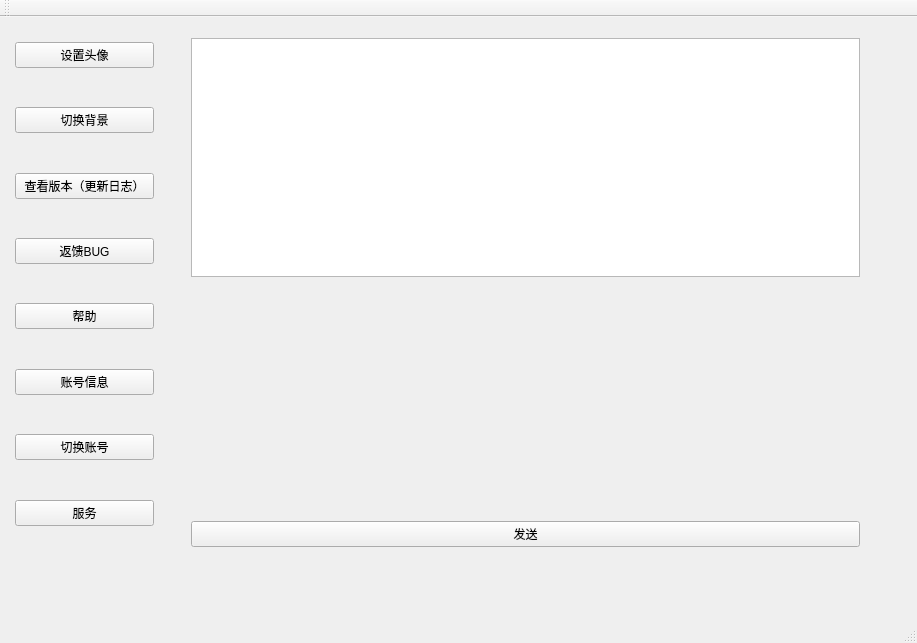
<?xml version="1.0" encoding="UTF-8"?>
<ui version="4.0">
 <class>MainWindow</class>
 <widget class="QMainWindow" name="MainWindow">
  <property name="geometry">
   <rect>
    <x>0</x>
    <y>0</y>
    <width>917</width>
    <height>643</height>
   </rect>
  </property>
  <property name="windowTitle">
   <string>MainWindow</string>
  </property>
  <property name="styleSheet">
   <string notr="true"/>
  </property>
  <property name="dockOptions">
   <set>QMainWindow::AllowTabbedDocks|QMainWindow::AnimatedDocks|QMainWindow::ForceTabbedDocks</set>
  </property>
  <widget class="QWidget" name="centralWidget">
   <widget class="QStackedWidget" name="stackedWidget">
    <property name="geometry">
     <rect>
      <x>180</x>
      <y>10</y>
      <width>691</width>
      <height>531</height>
     </rect>
    </property>
    <property name="currentIndex">
     <number>0</number>
    </property>
    <widget class="QWidget" name="page">
     <layout class="QVBoxLayout" name="verticalLayout_2">
      <item>
       <widget class="QPlainTextEdit" name="plainTextEdit">
        <property name="font">
         <font>
          <pointsize>15</pointsize>
         </font>
        </property>
        <property name="styleSheet">
         <string notr="true"/>
        </property>
        <property name="plainText">
         <string/>
        </property>
        <property name="placeholderText">
         <string>请输入：</string>
        </property>
       </widget>
      </item>
      <item>
       <spacer name="verticalSpacer">
        <property name="orientation">
         <enum>Qt::Vertical</enum>
        </property>
        <property name="sizeHint" stdset="0">
         <size>
          <width>20</width>
          <height>40</height>
         </size>
        </property>
       </spacer>
      </item>
      <item>
       <widget class="QPushButton" name="pushButton_9">
        <property name="styleSheet">
         <string notr="true"/>
        </property>
        <property name="text">
         <string>发送</string>
        </property>
       </widget>
      </item>
     </layout>
    </widget>
    <widget class="QWidget" name="page_2">
     <widget class="QPushButton" name="pushButton_11">
      <property name="geometry">
       <rect>
        <x>42</x>
        <y>40</y>
        <width>141</width>
        <height>41</height>
       </rect>
      </property>
      <property name="font">
       <font>
        <pointsize>15</pointsize>
       </font>
      </property>
      <property name="text">
       <string>选择图片</string>
      </property>
     </widget>
     <widget class="QComboBox" name="comboBox_3">
      <property name="geometry">
       <rect>
        <x>496</x>
        <y>40</y>
        <width>141</width>
        <height>41</height>
       </rect>
      </property>
      <property name="styleSheet">
       <string notr="true">background-image: url(:/400.jpg);</string>
      </property>
      <item>
       <property name="text">
        <string>中文</string>
       </property>
      </item>
      <item>
       <property name="text">
        <string>英文</string>
       </property>
      </item>
      <item>
       <property name="text">
        <string>繁体中文</string>
       </property>
      </item>
      <item>
       <property name="text">
        <string>阿拉伯文</string>
       </property>
      </item>
     </widget>
    </widget>
    <widget class="QWidget" name="page_3">
     <widget class="QCheckBox" name="checkBox">
      <property name="geometry">
       <rect>
        <x>230</x>
        <y>190</y>
        <width>201</width>
        <height>81</height>
       </rect>
      </property>
      <property name="font">
       <font>
        <pointsize>20</pointsize>
       </font>
      </property>
      <property name="text">
       <string>自动更新</string>
      </property>
     </widget>
    </widget>
    <widget class="QWidget" name="page_4"/>
   </widget>
   <widget class="QWidget" name="layoutWidget">
    <property name="geometry">
     <rect>
      <x>4</x>
      <y>14</y>
      <width>161</width>
      <height>539</height>
     </rect>
    </property>
    <layout class="QVBoxLayout" name="verticalLayout">
     <item>
      <widget class="QPushButton" name="pushButton_8">
       <property name="text">
        <string>设置头像</string>
       </property>
      </widget>
     </item>
     <item>
      <spacer name="verticalSpacer_12">
       <property name="orientation">
        <enum>Qt::Vertical</enum>
       </property>
       <property name="sizeHint" stdset="0">
        <size>
         <width>20</width>
         <height>40</height>
        </size>
       </property>
      </spacer>
     </item>
     <item>
      <widget class="QPushButton" name="pushButton_7">
       <property name="text">
        <string>切换背景</string>
       </property>
      </widget>
     </item>
     <item>
      <spacer name="verticalSpacer_11">
       <property name="orientation">
        <enum>Qt::Vertical</enum>
       </property>
       <property name="sizeHint" stdset="0">
        <size>
         <width>20</width>
         <height>40</height>
        </size>
       </property>
      </spacer>
     </item>
     <item>
      <widget class="QPushButton" name="pushButton_6">
       <property name="text">
        <string>查看版本（更新日志）</string>
       </property>
      </widget>
     </item>
     <item>
      <spacer name="verticalSpacer_10">
       <property name="orientation">
        <enum>Qt::Vertical</enum>
       </property>
       <property name="sizeHint" stdset="0">
        <size>
         <width>20</width>
         <height>40</height>
        </size>
       </property>
      </spacer>
     </item>
     <item>
      <widget class="QPushButton" name="pushButton">
       <property name="text">
        <string>返馈BUG</string>
       </property>
      </widget>
     </item>
     <item>
      <spacer name="verticalSpacer_9">
       <property name="orientation">
        <enum>Qt::Vertical</enum>
       </property>
       <property name="sizeHint" stdset="0">
        <size>
         <width>20</width>
         <height>40</height>
        </size>
       </property>
      </spacer>
     </item>
     <item>
      <widget class="QPushButton" name="pushButton_2">
       <property name="text">
        <string>帮助</string>
       </property>
      </widget>
     </item>
     <item>
      <spacer name="verticalSpacer_8">
       <property name="orientation">
        <enum>Qt::Vertical</enum>
       </property>
       <property name="sizeHint" stdset="0">
        <size>
         <width>20</width>
         <height>40</height>
        </size>
       </property>
      </spacer>
     </item>
     <item>
      <widget class="QPushButton" name="pushButton_3">
       <property name="text">
        <string>账号信息</string>
       </property>
      </widget>
     </item>
     <item>
      <spacer name="verticalSpacer_7">
       <property name="orientation">
        <enum>Qt::Vertical</enum>
       </property>
       <property name="sizeHint" stdset="0">
        <size>
         <width>20</width>
         <height>40</height>
        </size>
       </property>
      </spacer>
     </item>
     <item>
      <widget class="QPushButton" name="pushButton_4">
       <property name="text">
        <string>切换账号</string>
       </property>
      </widget>
     </item>
     <item>
      <spacer name="verticalSpacer_6">
       <property name="orientation">
        <enum>Qt::Vertical</enum>
       </property>
       <property name="sizeHint" stdset="0">
        <size>
         <width>20</width>
         <height>40</height>
        </size>
       </property>
      </spacer>
     </item>
     <item>
      <widget class="QPushButton" name="pushButton_5">
       <property name="text">
        <string>服务</string>
       </property>
      </widget>
     </item>
     <item>
      <spacer name="verticalSpacer_4">
       <property name="orientation">
        <enum>Qt::Vertical</enum>
       </property>
       <property name="sizeHint" stdset="0">
        <size>
         <width>20</width>
         <height>40</height>
        </size>
       </property>
      </spacer>
     </item>
    </layout>
   </widget>
  </widget>
  <widget class="QMenuBar" name="menuBar">
   <property name="geometry">
    <rect>
     <x>0</x>
     <y>0</y>
     <width>917</width>
     <height>26</height>
    </rect>
   </property>
  </widget>
  <widget class="QToolBar" name="mainToolBar">
   <attribute name="toolBarArea">
    <enum>TopToolBarArea</enum>
   </attribute>
   <attribute name="toolBarBreak">
    <bool>false</bool>
   </attribute>
  </widget>
  <widget class="QStatusBar" name="statusBar"/>
 </widget>
 <layoutdefault spacing="6" margin="11"/>
 <resources/>
 <connections/>
</ui>
